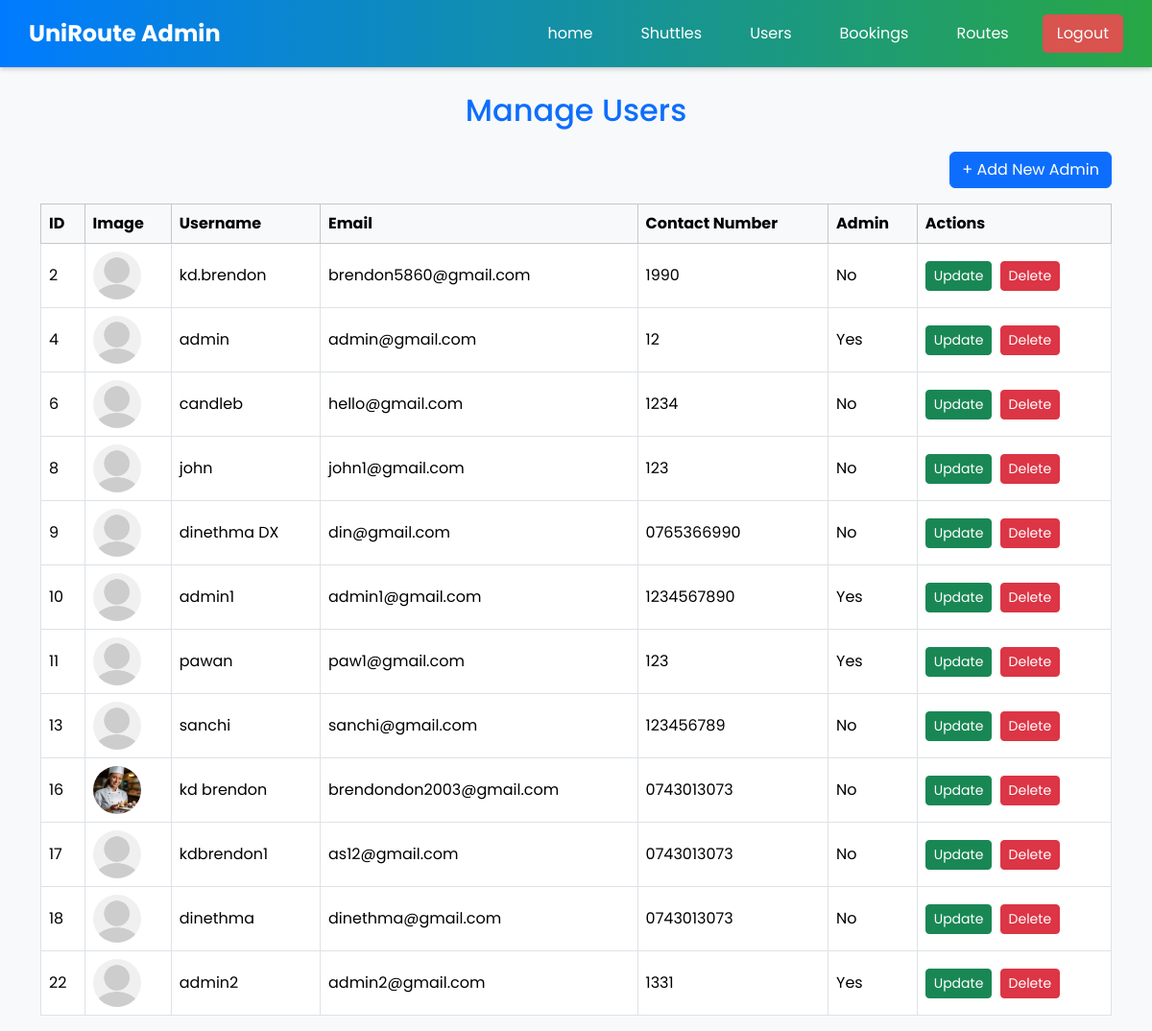
Page /admin/adminUsers.php on the committed database.
### tables this page shows
CREATE TABLE `user` (
  id int NOT NULL AUTO_INCREMENT,
  username varchar(45) NOT NULL,
  email varchar(45) NOT NULL,
  `password` varchar(255) NOT NULL,
  contactNum varchar(10) NOT NULL,
  isAdmin tinyint(1) NOT NULL DEFAULT '0',
  image varchar(255) DEFAULT NULL,
  PRIMARY KEY (id),
  UNIQUE KEY email_UNIQUE (email)
);

### admin/adminUsers.php (the view, shortened to what this page needs)
<?php
include 'db.php';
$sql = "SELECT id, username, email, contactNum, isAdmin, image FROM user";
$result = $conn->query($sql);
?>
<!DOCTYPE html>
<html lang="en">
<head>
    <link href="https://cdn.jsdelivr.net/npm/bootstrap@5.3.3/dist/css/bootstrap.min.css" rel="stylesheet">
</head>
<body>
<?php include '../admin/adminLayout/header.php'; ?>
    <div class="container mt-5 pt-5">
        <h2 class="page-title">Manage Users</h2>
        <div class="d-flex justify-content-end mb-3">
        <button class="btn btn-primary" data-bs-toggle="modal" data-bs-target="#addUserModal">
            + Add New Admin
        </button>
    </div>
    <div class="table-responsive">
        <table class="table table-bordered table-hover align-middle">
            <thead class="table-light">
                <tr>
                    <th>ID</th>
                    <th>Image</th>
                    <th>Username</th>
                    <th>Email</th>
                    <th>Contact Number</th>
                    <th>Admin</th>
                    <th>Actions</th>
                </tr>
            </thead>
            <tbody>
                <?php if ($result->num_rows > 0): ?>
                    <?php while ($row = $result->fetch_assoc()): ?>
                        <tr>
                            <td><?= htmlspecialchars($row['id']); ?></td>
                            <td>
                                <img src="../<?= $row['image'] ? 'uploaded_img/' . htmlspecialchars($row['image']) : 'image/default-avatar.png'; ?>" class="user-img" alt="User">
                            </td>
                            <td><?= htmlspecialchars($row['username']); ?></td>
                            <td><?= htmlspecialchars($row['email']); ?></td>
                            <td><?= htmlspecialchars($row['contactNum']); ?></td>
                            <td><?= $row['isAdmin'] ? 'Yes' : 'No'; ?></td>
                            <td>
                                <button class="btn btn-sm btn-success me-1"
                                    onclick="openUpdateModal(<?= $row['id']; ?>, '<?= htmlspecialchars($row['username']); ?>', '<?= htmlspecialchars($row['email']); ?>', '<?= htmlspecialchars($row['contactNum']); ?>')">
                                    Update
                                </button>
                                <a href="?delete_id=<?= $row['id']; ?>" class="btn btn-sm btn-danger"
                                   onclick="return confirm('Are you sure you want to delete this user?');">
                                    Delete
                                </a>
                            </td>
                        </tr>
                    <?php endwhile; ?>
                <?php else: ?>
                    <tr>
                        <td colspan="7" class="text-center">No users found.</td>
                    </tr>
                <?php endif; ?>
            </tbody>
        </table>
    </div>
</div>
</body>
</html>

### admin/adminLayout/header.php (shortened to what this page needs)
<header class="main-header">
    <div class="logo">UniRoute Admin</div>
    <nav id="nav-menu">
        <a href="../admin/dashboard.php">home</a>
        <a href="../admin/admin.php">Shuttles</a>
        <a href="../admin/adminUsers.php">Users</a>
        <a href="../admin/bookings.php">Bookings</a>
        <a href="../admin/routes.php">Routes</a>
        <a href="logout.php" class="logout-btn">Logout</a>
    </nav>
</header>

### admin/adminUsers.php (style rules this page uses)
body { font-family: 'Poppins', sans-serif; background-color: #f8f9fa; }
.user-img { width: 50px; height: 50px; object-fit: cover; border-radius: 50%; }
.page-title { color: #0d6efd; margin-bottom: 1.5rem; text-align: center; }

### admin/adminLayout/header.php (style rules this page uses)
* { margin: 0; padding: 0; box-sizing: border-box; }
.main-header { background: linear-gradient(to right, #007bff, #28a745); color: white; padding: 15px 30px; display: flex; justify-content: space-between; align-items: center; flex-wrap: wrap; position: fixed; top: 0; width: 100%; z-index: 1000; box-shadow: 0 2px 5px rgba(0, 0, 0, 0.2); }
.main-header .logo { font-size: 24px; font-weight: bold; flex: 1 1 auto; }
.main-header nav { display: flex; gap: 20px; align-items: center; }
.main-header nav a { color: white; text-decoration: none; font-size: 16px; padding: 8px 15px; border-radius: 5px; transition: background-color 0.3s ease; }
.logout-btn { background-color: #d9534f; padding: 8px 15px; border-radius: 5px; transition: background-color 0.3s ease; }

### rows in the picture
user: id "2", username "kd.brendon", email "brendon5860@gmail.com", contactNum "1990", isAdmin "No"
user: id "4", username "admin", email "admin@gmail.com", contactNum "12", isAdmin "Yes"
user: id "6", username "candleb", email "hello@gmail.com", contactNum "1234", isAdmin "No"
user: id "8", username "john", email "john1@gmail.com", contactNum "123", isAdmin "No"
user: id "9", username "dinethma DX", email "din@gmail.com", contactNum "0765366990", isAdmin "No"
user: id "10", username "admin1", email "admin1@gmail.com", contactNum "1234567890", isAdmin "Yes"
user: id "11", username "pawan", email "paw1@gmail.com", contactNum "123", isAdmin "Yes"
user: id "13", username "sanchi", email "sanchi@gmail.com", contactNum "123456789", isAdmin "No"
user: id "16", image (picture), username "kd brendon", email "brendondon2003@gmail.com", contactNum "0743013073", isAdmin "No"
user: id "17", username "kdbrendon1", email "as12@gmail.com", contactNum "0743013073", isAdmin "No"
user: id "18", username "dinethma", email "dinethma@gmail.com", contactNum "0743013073", isAdmin "No"
user: id "22", username "admin2", email "admin2@gmail.com", contactNum "1331", isAdmin "Yes"
